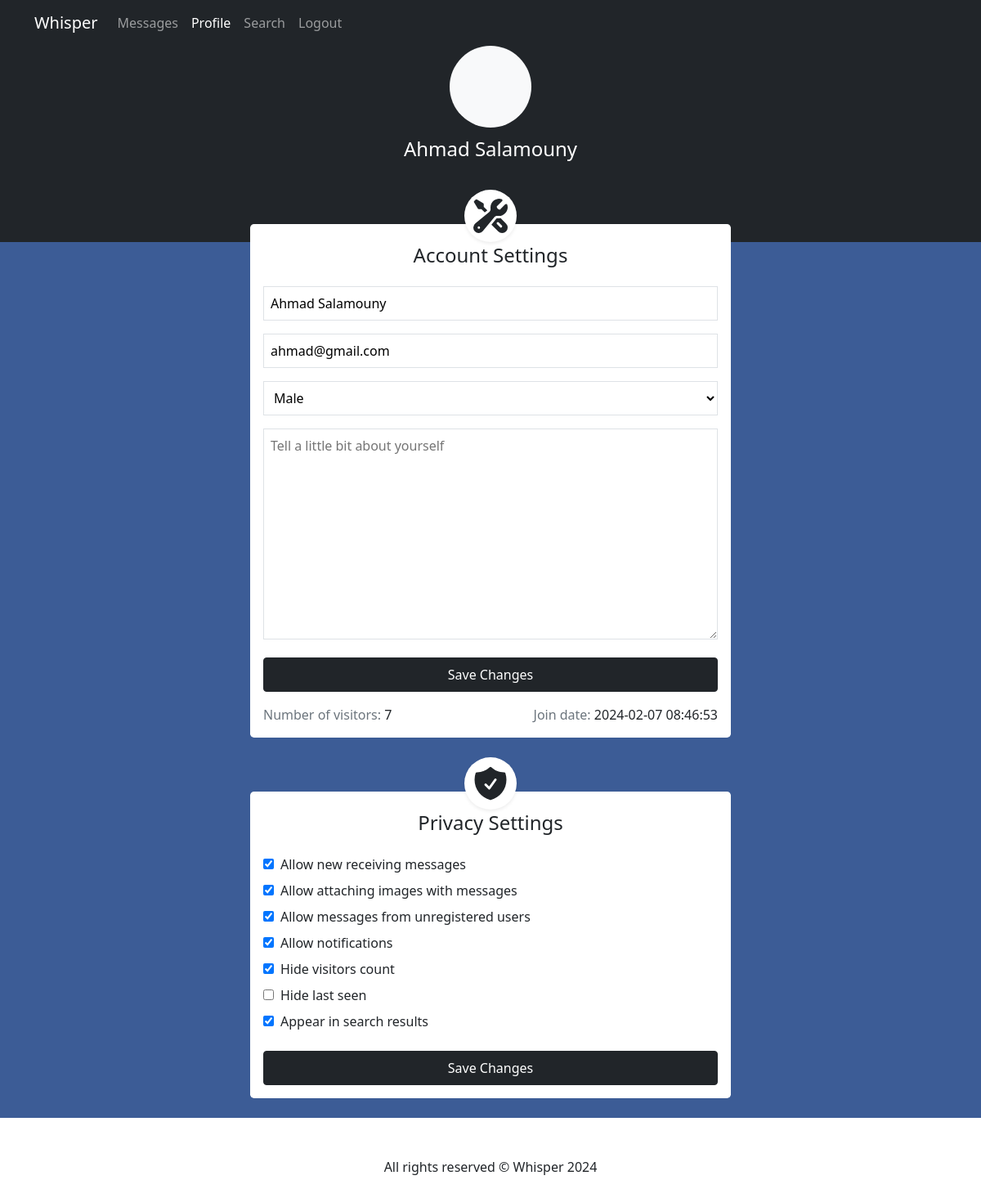
The app's page /profile/ (signed in) with its own data.
### app/models.py (models this page shows, shortened)
class User(Base):
    __tablename__ = 'users'
    id = Column(Integer, primary_key=True)
    name = Column(String(127))
    email = Column(String, unique=True, index=True)
    bio = Column(String(300), nullable=True)
    gender = Column(String(1), default='M')
    hashed_password = Column(String)
    joined_at = Column(DateTime, server_default=func.now())
    num_of_visitors = Column(Integer, default=0)
    allow_new_messages = Column(Boolean, default=True)
    allow_sending_images = Column(Boolean, default=True)
    allow_anonymous_users_messages = Column(Boolean, default=True)
    allow_notifications = Column(Boolean, default=True)
    hide_visitors_count = Column(Boolean, default=False)
    hide_last_seen = Column(Boolean, default=False)
    appear_in_search_results = Column(Boolean, default=True)

### app/main.py (the view)
@app.get('/profile/', response_class=HTMLResponse)
async def profile_page(request: Request, db: Session = Depends(get_db)):
    request_user = await _get_request_user(request, db)
    if not request_user:
        raise RequiresLogin("You must be logged in to access this")
    context = {'user': request_user}
    return templates.TemplateResponse(
        request=request, name="profile.html", context=context
    )

### templates/profile.html (shortened to what this page needs)
{% extends "base.html" %}
{% block content %}
<div class="min-vh-100 d-flex flex-column align-items-center">
    <div class="w-100 bg-dark text-white py-5" style="height: 30vh"></div>
    <div class="w-100 flex-grow-1" style="background-color: #3C5C96;">
        <div class="w-100 m-auto">
            <div class="row">
                <div class="col-sm-12 col-md-8 col-lg-6 m-auto">
                    <div class="d-flex flex-column align-items-center" style="margin-top: -15rem">
                        <div class="mb-4 d-flex flex-column align-items-center">
                            <div class="rounded-circle bg-light" style="width: 100px; height: 100px"></div>
                            <span class="fs-4 my-2 text-white">{{ user.name }}</span>
                        </div>
                        <div class="p-2 rounded-circle bg-white shadow-sm" style="width: 4rem; height: 4rem; z-index: 10; margin-bottom: -1.4rem;">
                            <i>
                            </i>
                        </div>
                        <div class="w-100 pt-4 pb-3 px-3 bg-white rounded-3">
                            <h4 class="text-center mb-4">Account Settings</h4>
                            <form class="w-100" action="{{ url_for('update_user_info') }}" method="post">
                                <div class="w-100 mb-2 d-flex align-items-center">
                                    <input class="w-100 mb-2 p-2 border bg-white" type="text" name="name" placeholder="Full Name" {% if user.name %} value="{{user.name}}" {% endif %} required>
                                </div>
                                <div class="w-100 mb-2">
                                    <input class="w-100 mb-2 p-2 border bg-white" type="email" name="email" placeholder="Email" {% if user.email %} value="{{user.email}}" {% endif %} required>
                                </div>
                                <div class="w-100 mb-2">
                                    <select class="w-100 mb-2 p-2 border bg-white" name="gender" required>
                                        <option value="M" {% if user.gender == 'M' %} selected {% endif %}>Male</option>
                                    </select>
                                </div>
                                <div class="w-100 mb-2">
                                    <textarea class="w-100 mb-2 p-2 border bg-white" name="bio" cols="30" rows="10" maxlength="300" placeholder="Tell a little bit about yourself">{% if user.bio %} {{user.bio}} {% endif %}</textarea>
                                </div>
                                <input class="btn btn-dark w-100" style="padding: 0.5rem;" type="submit" value="Save Changes">
                            </form>
                            <div class="mt-3 text-muted d-flex justify-content-between align-items-center">
                                <span>Number of visitors: <span class="text-dark">{{user.num_of_visitors}}</span></span>
                                <span>Join date: <span class="text-dark">{{user.joined_at}}</span></span>
                            </div>
                        </div>
                    </div>
                    <div class="w-100 my-4 d-flex flex-column align-items-center">
                        <div class="p-2 rounded-circle bg-white shadow-sm" style="width: 4rem; height: 4rem; z-index: 10; margin-bottom: -1.4rem;">
                            <i>
                            </i>
                        </div>
                        <div class="w-100 px-3 pt-4 pb-3 rounded-3 bg-white">
                            <h4 class="text-center mb-4">Privacy Settings</h4>
                            <form action="{{ url_for('update_user_privacy_settings') }}" method="post">
                                <div class="mb-2 d-flex align-items-center">
                                    <input type="checkbox" name="allow_new_messages" {% if user.allow_new_messages %} checked {% endif %}>
                                    <label class="ms-2" for="allow_new_messages">Allow new receiving messages</label>
                                </div>
                                <div class="mb-2 d-flex align-items-center">
                                    <input type="checkbox" name="allow_sending_images" {% if user.allow_sending_images %} checked {% endif %}>
                                    <label class="ms-2" for="allow_sending_images">Allow attaching images with messages</label>
                                </div>
                                <div class="mb-2 d-flex align-items-center">
                                    <input type="checkbox" name="allow_anonymous_users_messages" {% if user.allow_anonymous_users_messages %} checked {% endif %}>
                                    <label class="ms-2" for="allow_anonymous_users_messages">Allow messages from unregistered users</label>
                                </div>
                                <div class="mb-2 d-flex align-items-center">
                                    <input type="checkbox" name="allow_notifications" {% if user.allow_notifications %} checked {% endif %}>
                                    <label class="ms-2" for="allow_notifications">Allow notifications</label>
                                </div>
                                <div class="mb-2 d-flex align-items-center">
                                    <input type="checkbox" name="hide_visitors_count" {% if user.hide_visitors_count %} checked {% endif %}>
                                    <label class="ms-2" for="hide_visitors_count">Hide visitors count</label>
                                </div>
                                <div class="mb-2 d-flex align-items-center">
                                    <input type="checkbox" name="hide_last_seen" {% if user.hide_last_seen %} checked {% endif %}>
                                    <label class="ms-2" for="hide_last_seen">Hide last seen</label>
                                </div>
                                <div class="mb-2 d-flex align-items-center">
                                    <input type="checkbox" name="appear_in_search_results" {% if user.appear_in_search_results %} checked {% endif %}>
                                    <label class="ms-2" for="appear_in_search_results">Appear in search results</label>
                                </div>
                                <input class="btn btn-dark mt-3 w-100" style="padding: 0.5rem;" type="submit" value="Save Changes">
                            </form>
                        </div>
                    </div>
                </div>
            </div>
        </div>
    </div>
</div>
{% endblock %}

### templates/base.html (shortened to what this page needs)
<!DOCTYPE html>
<html lang="en">
<head>
    <link href="https://cdn.jsdelivr.net/npm/bootstrap@5.0.2/dist/css/bootstrap.min.css" rel="stylesheet">
</head>
<body>
    <header>
        <nav class="navbar navbar-expand-lg navbar-dark bg-dark">
            <div class="container">
              <a class="navbar-brand" href="#">Whisper</a>
              <div class="collapse navbar-collapse" id="navbarNavAltMarkup">
                <div id="nav" class="navbar-nav">
                  <a class="nav-link" aria-current="page" href="{{ url_for('messages_page')}}">Messages</a>
                  <a class="nav-link" href="{{ url_for('profile_page')}}">Profile</a>
                  <a class="nav-link" href="{{ url_for('search_page')}}">Search</a>
                  <a class="nav-link" href="{{ url_for('logout')}}">Logout</a>
                </div>
              </div>
            </div>
        </nav>
    </header>
    {% block content %} {% endblock %}
    <footer>
      <div class="container p-5 d-flex justify-content-center align-items-center">
        <p class="m-0">All rights reserved &copy; Whisper 2024</p>
      </div>
    </footer>
</body>
</html>

### templates/base.html (style rules this page uses)
svg { vertical-align: baseline; }

### records on screen
User: name "Ahmad Salamouny", email "ahmad@gmail.com", gender "Male", num_of_visitors "7", joined_at "2024-02-07 08:46:53", allow_new_messages "☑", allow_sending_images "☑", allow_anonymous_users_messages "☑", allow_notifications "☑", hide_visitors_count "☑", appear_in_search_results "☑"
